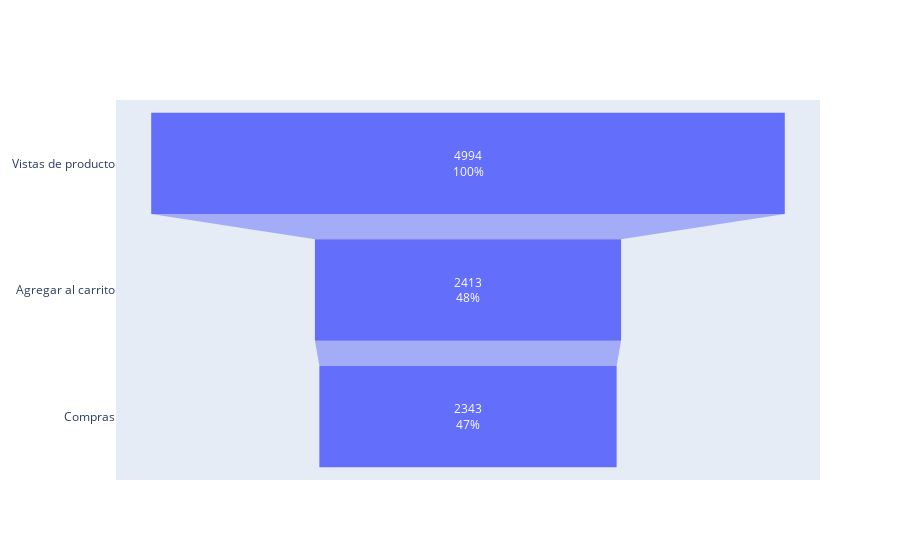

The code cell stored with this chart in its notebook:
### Code cell
# Plot a funnel with plotly
stages = ["Vistas de producto", "Agregar al carrito", "Compras"]
values = [product_page_views, product_cart_additions, purchases]

fig = go.Figure(go.Funnel(
    y = stages,
    x = values,
    textinfo = "value+percent initial"))

fig.show()

### Figure 1 — Plotly figure (JSON) as saved in the notebook; plotly's stock layout.template omitted (floating-point values rounded to 4 significant figures)
{"data": [{"textinfo": "value+percent initial", "type": "funnel", "x": [4994, 2413, 2343], "y": ["Vistas de producto", "Agregar al carrito", "Compras"]}], "layout": {}}
